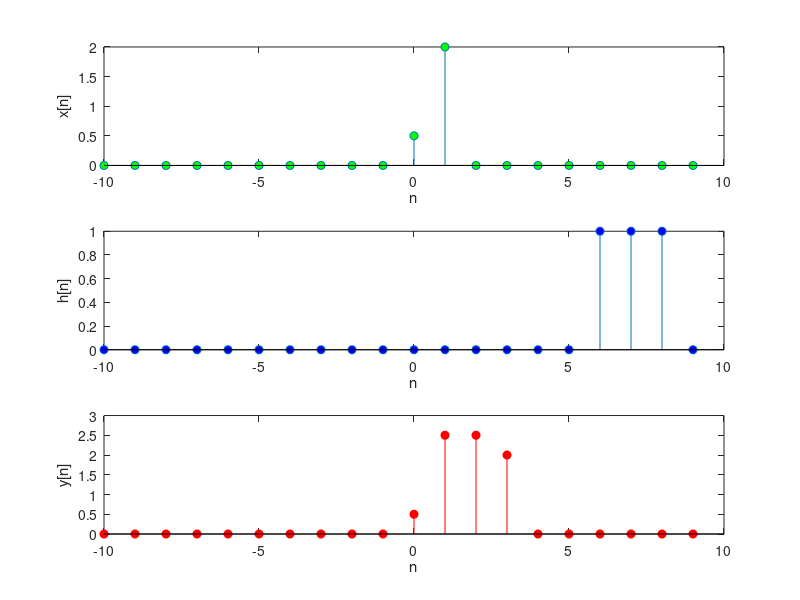

This chart was generated by the following MATLAB code:

%Sebastian Jimenez Blel-2137620

clear 
clc

pause on
x=[0.5 2]; 
m=length(x); 

h=[1 1 1];   
n=length(h);

hi=h(end:-1:1);

k=10;

X=[x,zeros(1,20-m)]; 
X= X([ end-k+1:end 1:end-k ]); 
H=[h,zeros(1,20-n)]; 
H= H([ end-k+1:end 1:end-k ]); 

xn=-10:10-1; 
Y=zeros(1,20);
p=zeros(1,20);

h1=subplot(3,1,1); 
stem(xn,X,'MarkerFaceColor','green'), xlabel('n'), ylabel('x[n]'); 

h2=subplot(3,1,2); 
stem(xn,H,'MarkerFaceColor','b'), xlabel('n'), ylabel('h[n]'); 

pause(3) 

h3=subplot(3,1,3); 
stem(xn,Y,'MarkerFaceColor','red'), xlabel('n'), ylabel('y[n]'); 

H=[hi,zeros(1,20-n)]; 

for i=1:20-n 
    p=X.*H; 
    Y(i+n-1)=sum(p); 
    
    subplot(3,1,2); 
    stem(xn,H,'MarkerFaceColor','b'), xlabel('n'), ylabel('h[n]'); 
    
    subplot(3,1,3)
    stem(xn,Y,'r','MarkerFaceColor','r'), xlabel('n'), ylabel('y[n]'); 
    ylim([0 3]);
    H= H([ end 1:end-1 ]); 
    
    pause(0.5) 
end

pause off

salida=Y(Y>0); 
[salida']